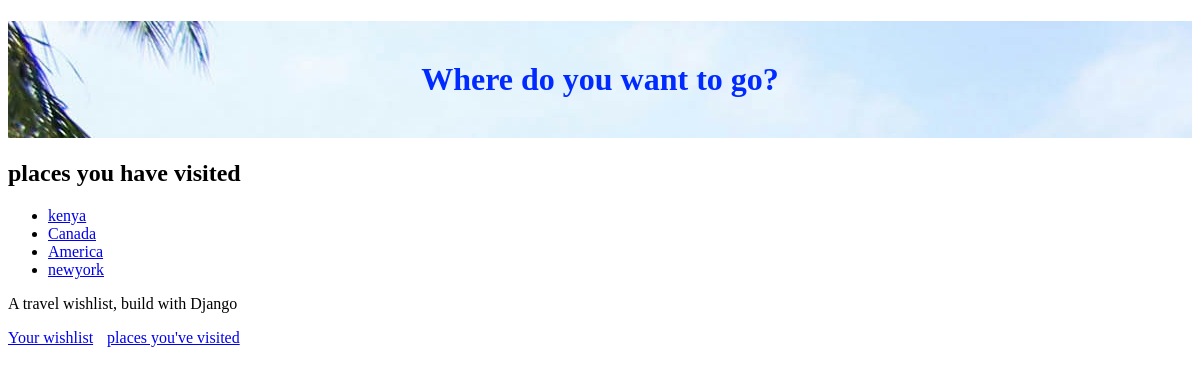
/visited (signed in), run on an earlier commit of the app's database.
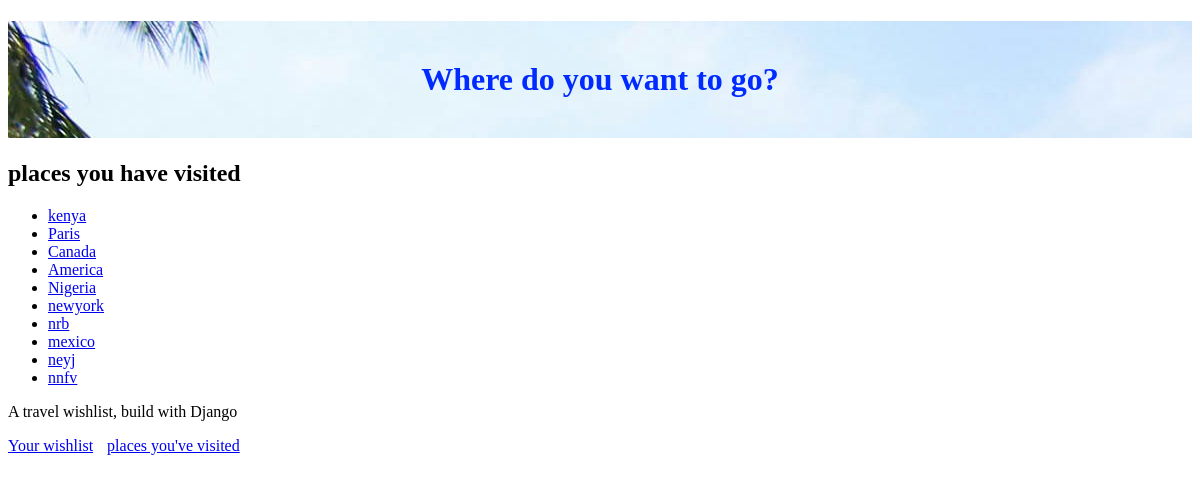
And on a later commit of the database.
### travel_wishlist/models.py (models this page shows, shortened)
class Place(models.Model):
    user = models.ForeignKey('auth.User', null=False, on_delete=models.CASCADE)
    name = models.CharField(max_length=200)
    visited = models.BooleanField(default=False)
    notes = models.TextField(blank=True, null=True)
    date_visited = models.DateField(blank=True, null=True)
    photo = models.ImageField(upload_to='user_images/', blank=True, null=True)

### travel_wishlist/views.py (the view)
# urls.py: path('visited', views.places_visited,name='places_visited'),
@login_required()
def places_visited(request):
    visited = Place.objects.filter(visited=True)
    return render(request, 'travel_wishlist/visited.html', {'visited':visited})

### travel_wishlist/templates/travel_wishlist/visited.html
{% extends 'travel_wishlist/base.html' %}
{% block content %}
<h2>places you have visited</h2>
{% if visited %}
<ul>
    {% for place in visited %}
        <li>
            <a href="{% url 'place_details' place.pk%}">{{ place.name }}</a>
        </li>
    {% endfor %}
</ul>
{% else %}
<p>You have not visited any places yet</p>
{% endif %}
{% endblock %}

What changed in the data, as far as the page shows it:
now on this page (row edited): Place: name "Paris"
now on this page (row edited): Place: name "Nigeria"
added Place: name "nrb"
added Place: name "mexico"
added Place: name "neyj"
added Place: name "nnfv"
